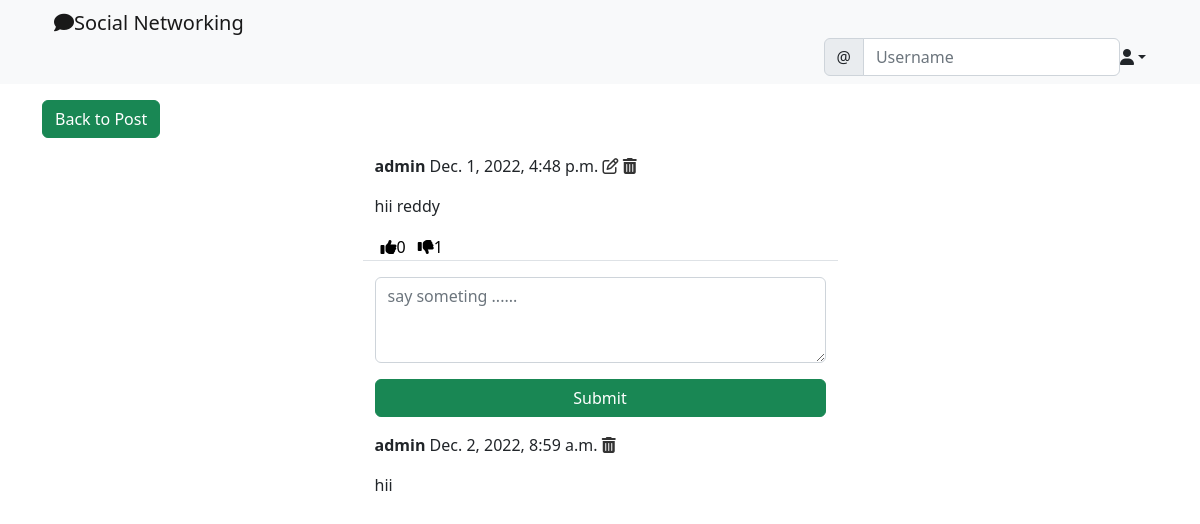
Page /social/post/3 (signed in) on the committed database.
### social_appe/models.py (models this page shows)
class Post(models.Model):
    body=models.TextField()
    created_on=models.DateTimeField(default=timezone.now())
    author=models.ForeignKey(User,on_delete=models.CASCADE)
    likes=models.ManyToManyField(User,blank=True,related_name='likes')
    dislikes=models.ManyToManyField(User,blank=True,related_name='dislikes')

class Comment(models.Model):
    comment=models.TextField()
    created_on=models.DateTimeField(default=timezone.now())
    author=models.ForeignKey(User,on_delete=models.CASCADE)
    post=models.ForeignKey(Post,on_delete=models.CASCADE)

### social_appe/views.py (the view, shortened to what this page needs)
# urls.py: path('post/<int:pk>',PostDetailView.as_view(),name="post_details"),
class PostDetailView(LoginRequiredMixin,View):
    def get(self,request,pk,*args,**kwargs):
        post=Post.objects.get(pk=pk)
        form=CommentForm()
        comments = Comment.objects.filter(post=post).order_by('-created_on')
        content={
            'post':post,
            'form':form,
            'comments': comments
        }
        return render(request,'social_appe/post_details.html',content)

### social_appe/forms.py
class CommentForm(forms.ModelForm):
    comment=forms.CharField(
        label="",
        widget=forms.Textarea(
            attrs={
                'rows':3,
                'placeholder':'say someting ......',
                'class':'form-control'
            }
        )
    )
    class Meta:
        model = Comment
        fields = ['comment']

### social_appe/templates/social_appe/post_details.html (shortened to what this page needs)
{% extends 'landing/base.html' %}
{% load crispy_forms_tags %}
{% block content %}
    <div class="container">
    <div class="row  mt-3">
        <div class="col-md-5 col-sm-12 ">
            <a href="{% url 'post_list' %}" class="btn btn-success">Back to Post</a>
        </div>
    </div>
    <div class="row justify-content-center mt-3">
        <div class="col-md-5 col-sm-12 border-bottom">
            <p>
                <strong>{{ post.author }}</strong> {{ post.created_on }}
                {% if request.user == post.author %}
                    <a href="{% url 'post_edit' post.pk %}" style="color: #333333"><i class="fa fa-edit"></i></a>
                    <a href="{% url 'post_delete' post.pk %}" style="color: #333333"><i class=" fa fa-trash"></i></a>
                {% endif %}
            </p>
            <p>{{ post.body }}</p>
        <div class="d-flex flex-row">
                <form method="post" action="{% url 'like' post.pk %}" >
                    <button style="background-color: transparent;border: none;box-shadow: none" type="submit">
                        <i class="fa fa-thumbs-up mr-1"></i><span>{{ post.likes.all.count }}</span>
                    </button>
                </form>
                <form method="post" action="{% url 'dislike' post.pk %}" >
                    <button style="background-color: transparent;border: none;box-shadow: none" type="submit">
                        <i class="fa fa-thumbs-down mr-1"></i><span>{{ post.dislikes.all.count }}</span>
                    </button>
                </form>
            </div>
        </div>
    </div>
    <div class="row justify-content-center mt-3">
        <div class="col-md-5 col-sm-12 ">
           <form method="post">
               {{ form | crispy }}
            <div class="d-grid gap-2">
                <button class="btn btn-success mt-3">Submit</button>
            </div>
           </form>
        </div>
    </div>
        {% for comment in comments %}
        <div class="row justify-content-center mt-3">
            <div class="col-md-5 col-sm-12 ">
                <p>
                    <strong>{{ comment.author }}</strong> {{ comment.created_on }}
                    {% if request.user == comment.author %}
                        <a href="{% url 'comment_delete' post.pk comment.pk %}" style="color: #333333"><i class=" fa fa-trash"></i></a>
                    {% endif %}
                </p>
                <p>{{ comment.comment }}</p>
            </div>
        </div>
    {% endfor %}
    </div>
{% endblock content %}

### rows in the picture
Post: author "admin", created_on "Dec. 1, 2022, 4:48 p.m.", body "hii reddy", likes.all.count "0", dislikes.all.count "1"
Comment: author "admin", created_on "Dec. 2, 2022, 8:59 a.m.", comment "hii"
